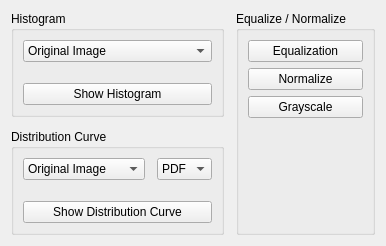
         <widget class="QWidget" name="histogramPage">
          <layout class="QHBoxLayout" name="horizontalLayout_5">
           <property name="spacing">
            <number>12</number>
           </property>
           <item>
            <layout class="QVBoxLayout" name="verticalLayout_histogram_distribution">
             <property name="spacing">
              <number>12</number>
             </property>
             <item>
              <widget class="QGroupBox" name="histogramGroup">
               <property name="title">
                <string>Histogram</string>
               </property>
               <layout class="QVBoxLayout" name="verticalLayout_7">
                <item>
                 <widget class="QComboBox" name="comboHistChannel">
                  <item>
                   <property name="text">
                    <string>Original Image</string>
                   </property>
                  </item>
                  <item>
                   <property name="text">
                    <string>Equalized Image</string>
                   </property>
                  </item>
                <item>
                  <property name="text">
                  <string>Grayscale Image</string>
                 </property>
                </item>
                 </widget>
                </item>
                <item>
                 <spacer name="verticalSpacer_histogram">
                  <property name="orientation">
                   <enum>Qt::Vertical</enum>
                  </property>
                  <property name="sizeHint" stdset="0">
                   <size>
                    <width>20</width>
                    <height>15</height>
                   </size>
                  </property>
                 </spacer>
                </item>
                <item>
                 <widget class="QPushButton" name="btnShowHist">
                  <property name="text">
                   <string>Show Histogram</string>
                  </property>
                 </widget>
                </item>
               </layout>
              </widget>
             </item>
             <item>
              <widget class="QGroupBox" name="distributionCurveGroup">
               <property name="title">
                <string>Distribution Curve</string>
               </property>
               <layout class="QVBoxLayout" name="verticalLayout_distribution">
                <item>
                 <layout class="QHBoxLayout" name="horizontalLayout_curveSelectors">
                  <property name="spacing">
                   <number>12</number>
                  </property>
                  <item>
                   <widget class="QComboBox" name="comboCurveChannel">
                    <item>
                     <property name="text">
                      <string>Original Image</string>
                     </property>
                    </item>
                    <item>
                     <property name="text">
                      <string>Equalized Image</string>
                     </property>
                    </item>
                    <item>
                     <property name="text">
                      <string>Grayscale Image</string>
                     </property>
                    </item>
                   </widget>
                  </item>
                  <item>
                   <widget class="QComboBox" name="comboCurveType">
                    <item>
                     <property name="text">
                      <string>PDF</string>
                     </property>
                    </item>
                    <item>
                     <property name="text">
                      <string>CDF</string>
                     </property>
                    </item>
                   </widget>
                  </item>
                 </layout>
                </item>
                <item>
                 <spacer name="verticalSpacer_distribution">
                  <property name="orientation">
                   <enum>Qt::Vertical</enum>
                  </property>
                  <property name="sizeHint" stdset="0">
                   <size>
                    <width>20</width>
                    <height>15</height>
                   </size>
                  </property>
                 </spacer>
                </item>
                <item>
                 <widget class="QPushButton" name="btnShowDistribution">
                  <property name="text">
                   <string>Show Distribution Curve</string>
                  </property>
                 </widget>
                </item>
               </layout>
              </widget>
             </item>
            </layout>
           </item>
           <item>
            <widget class="QGroupBox" name="normalizeGroup">
             <property name="title">
              <string>Equalize / Normalize</string>
             </property>
             <layout class="QVBoxLayout" name="verticalLayout_8">
              <item>
               <widget class="QPushButton" name="btnEqualize">
                <property name="text">
                 <string> Equalization </string>
                </property>
               </widget>
              </item>
              <item>
               <widget class="QPushButton" name="btnNormalize">
                <property name="text">
                 <string>Normalize</string>
                </property>
               </widget>
              </item>
              <item>
               <widget class="QPushButton" name="btnGrayscale">
                <property name="text">
                 <string>Grayscale</string>
                </property>
               </widget>
              </item>
              <item>
               <spacer name="verticalSpacer_normalize">
                <property name="orientation">
                 <enum>Qt::Vertical</enum>
                </property>
                <property name="sizeHint" stdset="0">
                 <size>
                  <width>20</width>
                  <height>40</height>
                 </size>
                </property>
               </spacer>
              </item>
             </layout>
            </widget>
           </item>
          </layout>
         </widget>
